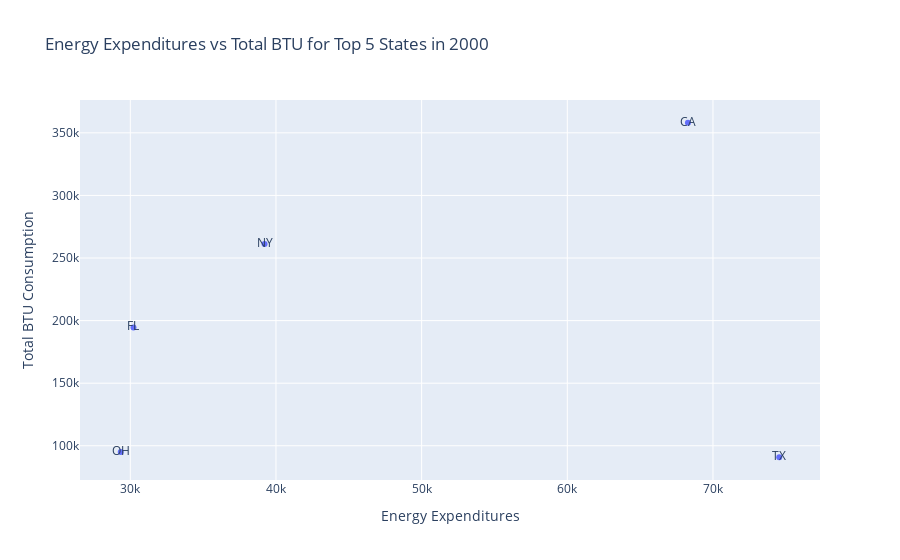

Here is the notebook cell this chart was saved with:
### Markdown cell above
#### Now lets look at the relationship between energy expenditure and renewable energy consumption for the top 5 spenders of energy in 2000 to understand the difference

### Code cell
data_2000 = merged_all_data[merged_all_data['Year'] == 2000]

# Remove the "US" row from the data
data_no_us_2000 = data_2000[data_2000["State"] != "US"]

# only top 5 states in 2022
top_5_expenditures_2000 = data_no_us_2000.nlargest(5, 'Expenditures')

fig_top5_2000 = px.scatter(top_5_expenditures_2000, 
                              x='Expenditures', 
                              y='Total_BTU', 
                              title="Energy Expenditures vs Total BTU for Top 5 States in 2000", 
                              labels={'Expenditures': 'Energy Expenditures', 'Total_BTU': 'Total BTU Consumption'},
                              text='State')

# Show the scatter plot
fig_top5_2000.show()

### Figure 1 — Plotly figure (JSON) as saved in the notebook; plotly's stock layout.template omitted (floating-point values rounded to 4 significant figures)
{"data": [{"hovertemplate": "Energy Expenditures=%{x}<br>Total BTU Consumption=%{y}<br>State=%{text}<extra></extra>", "legendgroup": "", "marker": {"color": "#636efa", "symbol": "circle"}, "mode": "markers+text", "name": "", "orientation": "v", "showlegend": false, "text": ["TX", "CA", "NY", "FL", "OH"], "type": "scatter", "x": [74550.0, 68282, 39220.0, 30220.0, 29340.0], "xaxis": "x", "y": [90836, 358063, 261271, 194517, 94966], "yaxis": "y"}], "layout": {"legend": {"tracegroupgap": 0}, "title": {"text": "Energy Expenditures vs Total BTU for Top 5 States in 2000"}, "xaxis": {"anchor": "y", "domain": [0, 1], "title": {"text": "Energy Expenditures"}}, "yaxis": {"anchor": "x", "domain": [0, 1], "title": {"text": "Total BTU Consumption"}}}}
